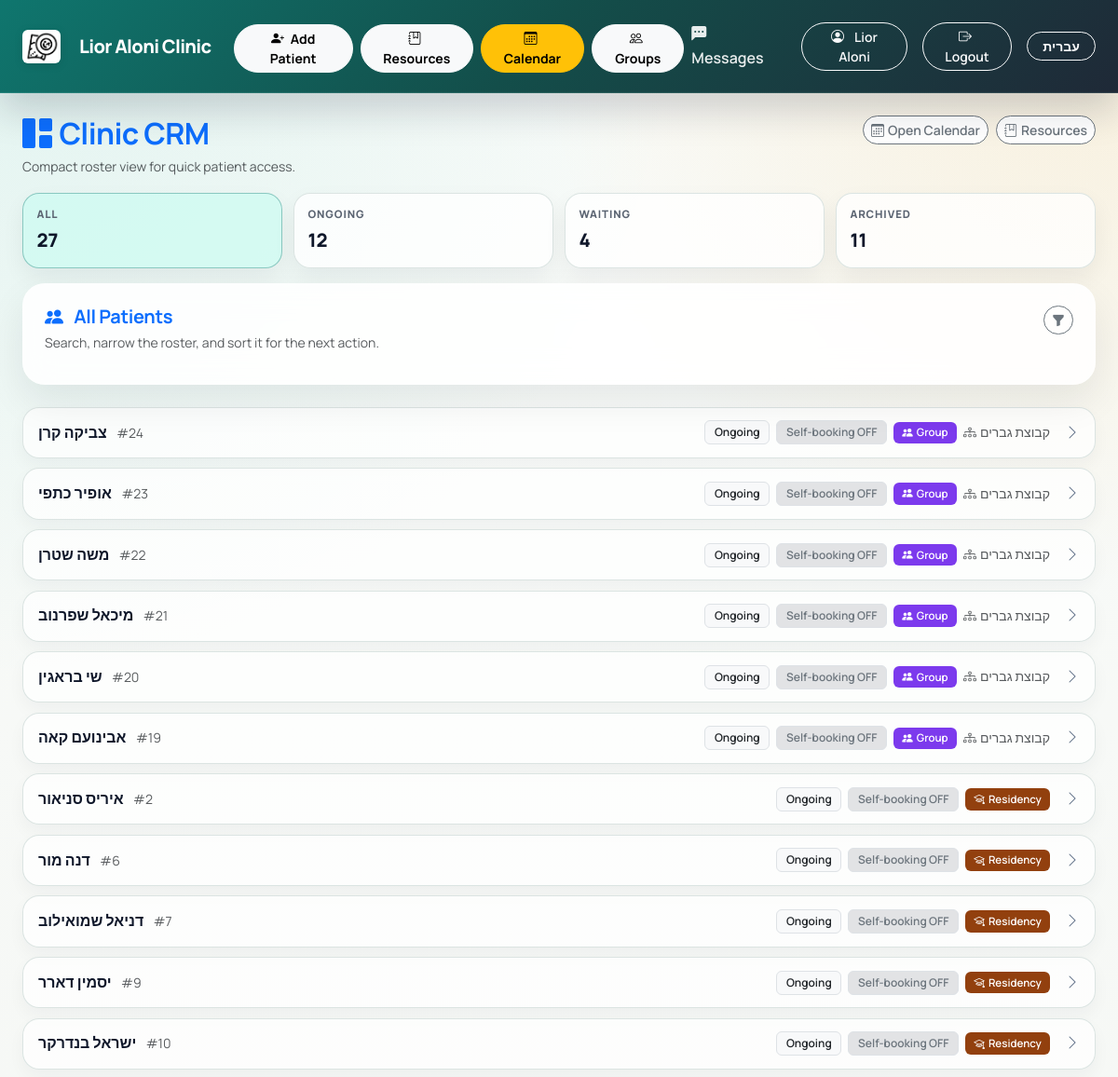
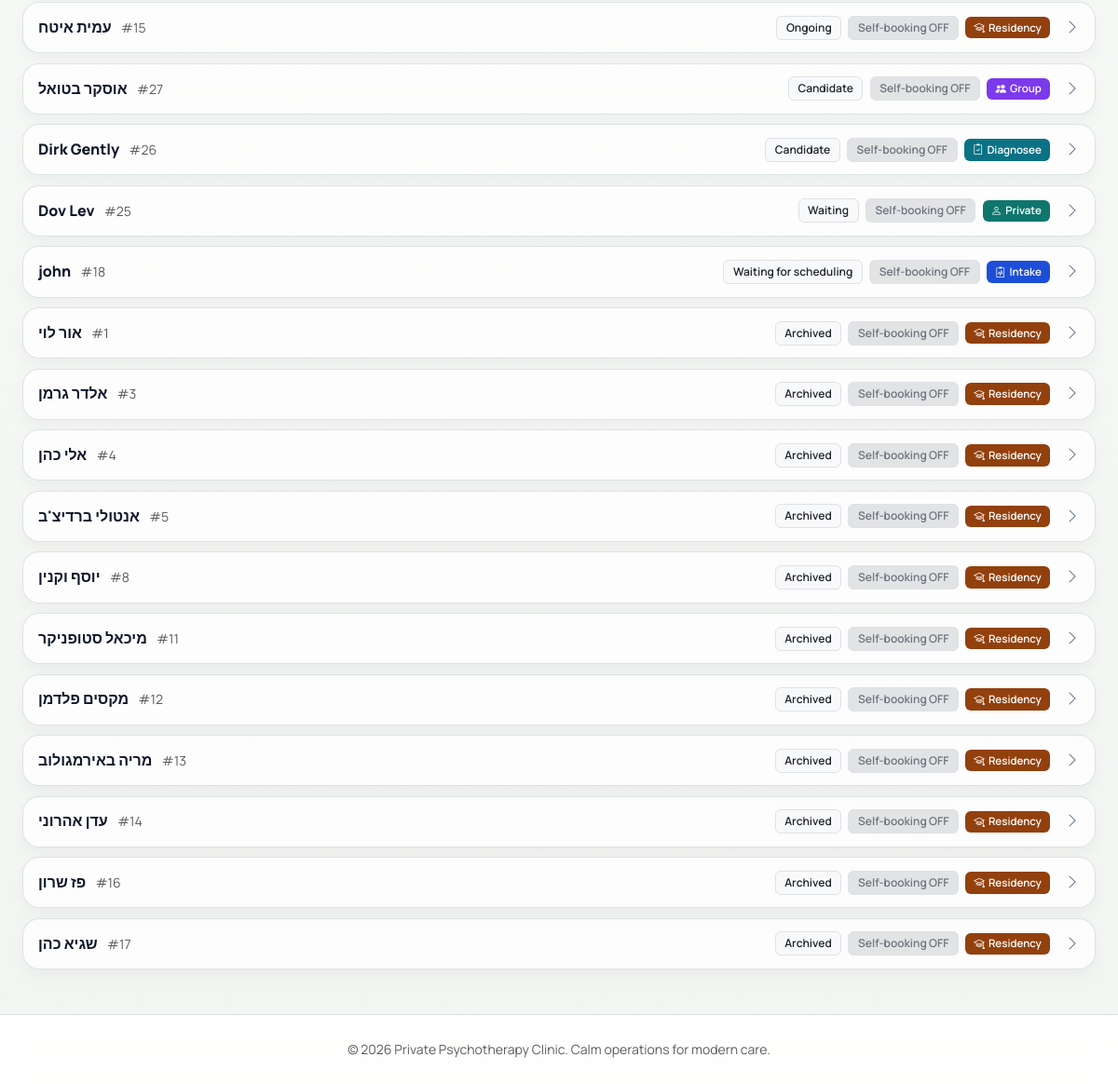
Page /crm (signed in) on the committed database (2 pictures, top to bottom).
### tables this page shows
CREATE TABLE users (
    id INTEGER PRIMARY KEY AUTOINCREMENT,
    username TEXT NOT NULL UNIQUE,
    display_name TEXT,
    password_hash TEXT NOT NULL,
    role TEXT NOT NULL CHECK(role IN ('admin', 'patient')),
    totp_secret TEXT,
    totp_enabled BOOLEAN DEFAULT 0,
    force_password_change BOOLEAN DEFAULT 0,
    email TEXT,
    phone TEXT,
    id_number TEXT,
    birth_date DATE,
    patient_id INTEGER,
    is_active BOOLEAN DEFAULT 1,
    created_at TIMESTAMP DEFAULT CURRENT_TIMESTAMP,
    FOREIGN KEY (patient_id) REFERENCES patients (id)
);

CREATE TABLE patients (
    id INTEGER PRIMARY KEY AUTOINCREMENT,
    name TEXT NOT NULL,
    email TEXT,
    phone TEXT,
    birth_date DATE,
    id_number TEXT,
    status TEXT NOT NULL, -- 'ongoing', 'archived', 'candidate'
    is_deleted BOOLEAN DEFAULT 0,
    deleted_at TIMESTAMP,
    can_self_schedule BOOLEAN DEFAULT 0,
    patient_type TEXT DEFAULT 'private',
    has_intake_tab BOOLEAN DEFAULT 0,
    intake_assessment TEXT,
    intake_questionnaire TEXT,
    created_at TIMESTAMP DEFAULT CURRENT_TIMESTAMP
, background TEXT, treatment_info TEXT);

### app.py (the view)
@app.route('/crm')
@login_required
def crm_dashboard():
    if current_user.role != 'admin':
        return redirect(url_for('patient_home'))
    db = get_db()
    saved_filters = session.get('crm_filters', {})
    status = request.args.get('status', saved_filters.get('status', 'all')).strip()
    patient_type = request.args.get('patient_type', saved_filters.get('patient_type', 'all')).strip()
    search_query = request.args.get('q', saved_filters.get('q', '')).strip()
    sort_by = request.args.get('sort', saved_filters.get('sort', 'status_priority')).strip()
    if status not in {'all', 'ongoing', 'candidate', 'waiting', 'waiting for scheduling', 'archived'}:
        status = 'all'
    if patient_type not in {'all', 'private', 'residency', 'initial-intake', 'diagnosee', 'group'}:
        patient_type = 'all'
    if sort_by not in {'status_priority', 'name_asc', 'name_desc', 'newest', 'oldest'}:
        sort_by = 'status_priority'
    session['crm_filters'] = {
        'status': status,
        'patient_type': patient_type,
        'q': search_query,
        'sort': sort_by
    }
    patients = fetch_patients_by_status(db, status, patient_type=patient_type, search_query=search_query, sort_by=sort_by, admin_user_id=current_user.id)
    counts_row = db.execute('''
        SELECT
            COUNT(*) AS all_count,
            SUM(CASE WHEN status = 'ongoing' THEN 1 ELSE 0 END) AS ongoing_count,
            SUM(CASE WHEN status IN ('candidate', 'waiting for scheduling', 'waiting') THEN 1 ELSE 0 END) AS candidate_waiting_count,
            SUM(CASE WHEN status = 'archived' THEN 1 ELSE 0 END) AS archived_count
        FROM patients
        WHERE COALESCE(is_deleted, 0) = 0
    ''').fetchone()
    counts = {
        'all': counts_row['all_count'] or 0,
        'ongoing': counts_row['ongoing_count'] or 0,
        'candidate_waiting': counts_row['candidate_waiting_count'] or 0,
        'archived': counts_row['archived_count'] or 0
    }
    reminders = send_appointment_reminders(db)
    return render_template('crm.html', patients=patients, status=status, counts=counts,
                           patient_type=patient_type, search_query=search_query, sort_by=sort_by,
                           reminders=reminders)

### templates/crm.html (shortened to what this page needs)
{% extends 'layout.html' %}
{% block content %}
<div class="d-flex justify-content-between align-items-start flex-wrap gap-3 mb-3">
    <div>
        <h2 class="mb-1 text-primary fw-bold"><i class="bi bi-grid-1x2-fill me-2"></i>{{ t('Clinic CRM') }}</h2>
        <p class="text-muted small mb-0">{{ t('Compact roster view for quick patient access.') }}</p>
    </div>
    <div class="d-flex flex-wrap gap-2">
        <a href="{{ url_for('weekly_calendar') }}" class="btn btn-outline-secondary bg-white btn-sm">
            <i class="bi bi-calendar3 me-1"></i>{{ t('Open Calendar') }}
        </a>
        <a href="{{ url_for('manage_resources') }}" class="btn btn-outline-secondary bg-white btn-sm">
            <i class="bi bi-journal-bookmark me-1"></i>{{ t('Resources') }}
        </a>
    </div>
</div>
<div class="crm-summary-strip mb-3">
    <a class="text-decoration-none" href="{{ url_for('crm_dashboard', status='all', patient_type=patient_type, q=search_query, sort=sort_by) }}">
        <div class="crm-summary-mini {% if status == 'all' %}active{% endif %}">
            <span class="crm-summary-label">{{ t('All') }}</span>
            <span class="crm-summary-value">{{ counts['all'] }}</span>
        </div>
    </a>
    <a class="text-decoration-none" href="{{ url_for('crm_dashboard', status='ongoing', patient_type=patient_type, q=search_query, sort=sort_by) }}">
        <div class="crm-summary-mini {% if status == 'ongoing' %}active{% endif %}">
            <span class="crm-summary-label">{{ t('Ongoing') }}</span>
            <span class="crm-summary-value">{{ counts['ongoing'] }}</span>
        </div>
    </a>
    <a class="text-decoration-none" href="{{ url_for('crm_dashboard', status='candidate', patient_type=patient_type, q=search_query, sort=sort_by) }}">
        <div class="crm-summary-mini {% if status in ['candidate', 'waiting', 'waiting for scheduling'] %}active{% endif %}">
            <span class="crm-summary-label">{{ t('Waiting') }}</span>
            <span class="crm-summary-value">{{ counts['candidate_waiting'] }}</span>
        </div>
    </a>
    <a class="text-decoration-none" href="{{ url_for('crm_dashboard', status='archived', patient_type=patient_type, q=search_query, sort=sort_by) }}">
        <div class="crm-summary-mini {% if status == 'archived' %}active{% endif %}">
            <span class="crm-summary-label">{{ t('Archived') }}</span>
            <span class="crm-summary-value">{{ counts['archived'] }}</span>
        </div>
    </a>
</div>
<div class="card border-0 shadow-sm mb-4">
    <div class="card-body p-3 p-lg-4">
        <div class="d-flex justify-content-between align-items-start flex-wrap gap-3 mb-2">
            <div>
                <h5 class="mb-1 fw-bold text-primary">
                    <i class="bi bi-people-fill me-2"></i>
                    {% if status == 'all' %}
                        {{ t('All Patients') }}
                    {% elif status in ['candidate', 'waiting for scheduling', 'waiting'] %}
                        {{ t('Candidates & Waiting') }}
                    {% else %}
                        {{ t(status|capitalize) }} {{ t('Patients') }}
                    {% endif %}
                </h5>
                <p class="text-muted small mb-0">{{ t('Search, narrow the roster, and sort it for the next action.') }}</p>
            </div>
            <button class="btn btn-sm btn-outline-secondary rounded-pill" type="button" data-bs-toggle="collapse" data-bs-target="#crmFiltersCollapse" aria-expanded="false" aria-controls="crmFiltersCollapse">
                <i class="bi bi-funnel-fill"></i>
            </button>
        </div>
    </div>
</div>
<div class="crm-patient-list" id="patientsContainer">
    {% for patient in patients %}
        <div class="crm-patient-row patient-card-clickable {% if patient['patient_type'] in ['initial-intake', 'diagnosee'] or patient['status'] == 'candidate' %}patient-status-candidate{% elif patient['status'] == 'ongoing' %}patient-status-ongoing{% elif patient['status'] in ['waiting for scheduling', 'waiting'] %}patient-status-waiting{% else %}patient-status-archived{% endif %}" data-href="{{ url_for('patient_detail', patient_id=patient['id'], tab='intake' if patient['patient_type'] in ['initial-intake', 'diagnosee'] or patient['has_intake_tab'] else 'info') }}">
            <div class="crm-patient-main">
                <div class="crm-patient-name-wrap">
                    <span class="crm-patient-name">{{ patient['name'] }}</span>
                    <span class="text-muted small">#{{ patient['id'] }}</span>
                </div>
                <div class="crm-patient-meta">
                    <span class="badge bg-light text-dark border">{{ t(patient['status']|capitalize) }}</span>
                    {% if patient['can_self_schedule'] %}
                    <span class="badge bg-success-subtle text-success border">Self-booking ON</span>
                    {% else %}
                    <span class="badge bg-secondary-subtle text-secondary border">Self-booking OFF</span>
                    {% endif %}
                    {% if patient['patient_type'] == 'residency' %}
                    <span class="badge" style="background:#92400e;font-size:0.72em;"><i class="bi bi-mortarboard me-1"></i>{{ t('Residency') }}</span>
                    {% elif patient['patient_type'] == 'group' %}
                    <span class="badge" style="background:#7c3aed;font-size:0.72em;"><i class="bi bi-people-fill me-1"></i>{{ t('Group') }}</span>
                    {% elif patient['patient_type'] == 'initial-intake' %}
                    <span class="badge" style="background:#1d4ed8;font-size:0.72em;"><i class="bi bi-clipboard2-pulse me-1"></i>{{ t('Intake') }}</span>
                    {% elif patient['patient_type'] == 'diagnosee' %}
                    <span class="badge" style="background:#0b7285;font-size:0.72em;"><i class="bi bi-clipboard2-check me-1"></i>{{ t('Diagnosee') }}</span>
                    {% else %}
                    <span class="badge" style="background:#0f766e;font-size:0.72em;"><i class="bi bi-person me-1"></i>{{ t('Private') }}</span>
                    {% endif %}
                    {% if patient['group_names'] %}
                    <span class="text-muted small"><i class="bi bi-diagram-3 me-1"></i>{{ patient['group_names'] }}</span>
                    {% endif %}
                </div>
            </div>
            <span class="crm-patient-arrow"><i class="bi bi-chevron-right"></i></span>
        </div>
    {% endfor %}
</div>
{% endblock %}

### templates/layout.html (shortened to what this page needs)
<!doctype html>
<html lang="{{ lang }}" data-density="{{ ui_density or 'balanced' }}" {% if lang == 'he' %}dir="rtl"{% endif %}>
<head>
    {% if lang == 'he' %}
    <link rel="stylesheet" href="https://cdn.jsdelivr.net/npm/bootstrap@5.3.3/dist/css/bootstrap.rtl.min.css">
    <link href="https://fonts.googleapis.com/css2?family=Heebo:wght@400;500;600;700;800&display=swap" rel="stylesheet">
    <style>
        body, button, input, select, textarea, .btn, .nav-link, .badge, .form-control, .form-select { font-family: 'Heebo', sans-serif !important; }
    </style>
    {% else %}
    <link href="https://cdn.jsdelivr.net/npm/bootstrap@5.3.3/dist/css/bootstrap.min.css" rel="stylesheet">
    {% endif %}
    <link rel="stylesheet" href="https://cdn.jsdelivr.net/npm/bootstrap-icons@1.11.3/font/bootstrap-icons.min.css">
    <link rel="stylesheet" href="{{ url_for('static', filename='style.css') }}">
</head>
<body>
    <nav class="navbar navbar-expand-lg navbar-dark bg-primary mb-4 sticky-top">
        <div class="container-fluid app-container px-3 px-xl-4">
            <a class="navbar-brand d-flex align-items-center" href="{% if current_user.is_authenticated and current_user.role == 'admin' %}{{ url_for('crm_dashboard') }}{% else %}{{ url_for('index') }}{% endif %}">
                <img src="{{ url_for('static', filename='logo.png') }}" alt="logo" style="height:36px;width:auto;object-fit:contain;" class="me-2 rounded">
                <span>{% if lang == 'he' %}ליאור אלוני{% else %}Lior Aloni Clinic{% endif %}</span>
            </a>
            <div class="collapse navbar-collapse" id="navbarNav">
                <ul class="navbar-nav me-auto">
                    {% if current_user.is_authenticated and current_user.role == 'admin' %}
                        <li class="nav-item ms-lg-2">
                            <a class="btn btn-light btn-sm mt-1 fw-bold" href="{{ url_for('add_patient') }}">
                                <i class="bi bi-person-plus-fill me-1"></i> {{ t('Add Patient') }}
                            </a>
                        </li>
                        <li class="nav-item ms-lg-2">
                            <a class="btn btn-light btn-sm mt-1 fw-bold" href="{{ url_for('manage_resources') }}">
                                <i class="bi bi-journal-bookmark me-1"></i> {{ t('Resources') }}
                            </a>
                        </li>
                        <li class="nav-item ms-lg-2">
                            <a class="btn btn-warning btn-sm mt-1 fw-bold" href="{{ url_for('weekly_calendar') }}">
                                <i class="bi bi-calendar3 me-1"></i> Calendar
                            </a>
                        </li>
                        <li class="nav-item ms-lg-2">
                            <a class="btn btn-light btn-sm mt-1 fw-bold" href="{{ url_for('groups_dashboard') }}">
                                <i class="bi bi-people me-1"></i> Groups
                            </a>
                        </li>
                    {% elif current_user.is_authenticated and current_user.role == 'patient' %}
                        <li class="nav-item">
                            <a class="nav-link" href="{{ url_for('weekly_calendar') }}">
                                <i class="bi bi-calendar3 me-1"></i> Calendar
                            </a>
                        </li>
                    {% endif %}
                </ul>
                <ul class="navbar-nav ms-auto align-items-center">
                    {% if current_user.is_authenticated %}
                        <li class="nav-item me-3">
                            <a href="#" class="nav-link text-white small" data-bs-toggle="offcanvas" data-bs-target="#messagesOffcanvas" aria-controls="messagesOffcanvas">
                                <i class="bi bi-chat-left-dots-fill me-1"></i> {{ t('Messages') }}
                            </a>
                        </li>
                        <li class="nav-item me-3">
                            {% if current_user.role == 'admin' %}
                            <a class="btn btn-outline-light btn-sm rounded-pill" href="{{ url_for('admin_profile') }}">
                                <i class="bi bi-person-circle me-1"></i>
                                {{ current_user.display_name or current_user.username }}
                            </a>
                            {% else %}
                            <span class="nav-link text-white-50 small">
                                <i class="bi bi-person-circle me-1"></i> {{ current_user.username }}
                            </span>
                            {% endif %}
                        </li>
                        <li class="nav-item">
                            <a class="btn btn-outline-light btn-sm rounded-pill px-3" href="{{ url_for('logout') }}">
                                <i class="bi bi-box-arrow-right me-1"></i> {{ t('Logout') }}
                            </a>
                        </li>
                    {% else %}
                        <li class="nav-item">
                            <a class="btn btn-outline-light btn-sm rounded-pill px-4" href="{{ url_for('login') }}">{{ t('Login') }}</a>
                        </li>
                    {% endif %}
                    <li class="nav-item ms-3">
                        <a href="{{ url_for('set_lang', lang='he' if lang == 'en' else 'en') }}" class="btn btn-sm btn-outline-light">
                            {% if lang == 'en' %}עברית{% else %}English{% endif %}
                        </a>
                    </li>
                </ul>
            </div>
        </div>
    </nav>
    <main class="container-fluid app-container app-shell mb-5 px-3 px-xl-4">
        {% block content %}{% endblock %}
    </main>
    <footer class="py-4 mt-auto">
        <div class="container-fluid app-container text-center px-3 px-xl-4">
             <span class="text-muted small">© 2026 Private Psychotherapy Clinic. Calm operations for modern care.</span>
        </div>
    </footer>
    <div class="toast-container position-fixed bottom-0 end-0 p-3" id="notificationContainer"></div>
</body>
</html>

### rows in the picture
users: display_name "Lior Aloni"
patients: status "WAITING", name "Dov Lev", id "25", status "Waiting", can_self_schedule "Self-booking OFF", patient_type "Private"
patients: name "צביקה קרן", id "24", status "Ongoing", can_self_schedule "Self-booking OFF", patient_type "Group", group_names "קבוצת גברים"
patients: name "אופיר כתפי", id "23", status "Ongoing", can_self_schedule "Self-booking OFF", patient_type "Group", group_names "קבוצת גברים"
patients: name "משה שטרן", id "22", status "Ongoing", can_self_schedule "Self-booking OFF", patient_type "Group", group_names "קבוצת גברים"
patients: name "מיכאל שפרנוב", id "21", status "Ongoing", can_self_schedule "Self-booking OFF", patient_type "Group", group_names "קבוצת גברים"
patients: name "שי בראגין", id "20", status "Ongoing", can_self_schedule "Self-booking OFF", patient_type "Group", group_names "קבוצת גברים"
patients: name "אבינועם קאה", id "19", status "Ongoing", can_self_schedule "Self-booking OFF", patient_type "Group", group_names "קבוצת גברים"
patients: name "איריס סניאור", id "2", status "Ongoing", can_self_schedule "Self-booking OFF", patient_type "Residency"
patients: name "דנה מור", id "6", status "Ongoing", can_self_schedule "Self-booking OFF", patient_type "Residency"
patients: name "דניאל שמואילוב", id "7", status "Ongoing", can_self_schedule "Self-booking OFF", patient_type "Residency"
patients: name "יסמין דארר", id "9", status "Ongoing", can_self_schedule "Self-booking OFF", patient_type "Residency"
patients: name "ישראל בנדרקר", id "10", status "Ongoing", can_self_schedule "Self-booking OFF", patient_type "Residency"
patients: name "עמית איטח", id "15", status "Ongoing", can_self_schedule "Self-booking OFF", patient_type "Residency"
patients: name "אוסקר בטואל", id "27", status "Candidate", can_self_schedule "Self-booking OFF", patient_type "Group"
patients: name "Dirk Gently", id "26", status "Candidate", can_self_schedule "Self-booking OFF", patient_type "Diagnosee"
patients: name "john", id "18", status "Waiting for scheduling", can_self_schedule "Self-booking OFF", t "Intake"
patients: name "אור לוי", id "1", status "Archived", can_self_schedule "Self-booking OFF", patient_type "Residency"
patients: name "אלדר גרמן", id "3", status "Archived", can_self_schedule "Self-booking OFF", patient_type "Residency"
patients: name "אלי כהן", id "4", status "Archived", can_self_schedule "Self-booking OFF", patient_type "Residency"
patients: name "אנטולי ברדיצ'ב", id "5", status "Archived", can_self_schedule "Self-booking OFF", patient_type "Residency"
patients: name "יוסף וקנין", id "8", status "Archived", can_self_schedule "Self-booking OFF", patient_type "Residency"
patients: name "מיכאל סטופניקר", id "11", status "Archived", can_self_schedule "Self-booking OFF", patient_type "Residency"
patients: name "מקסים פלדמן", id "12", status "Archived", can_self_schedule "Self-booking OFF", patient_type "Residency"
patients: name "מריה באירמגולוב", id "13", status "Archived", can_self_schedule "Self-booking OFF", patient_type "Residency"
patients: name "עדן אהרוני", id "14", status "Archived", can_self_schedule "Self-booking OFF", patient_type "Residency"
patients: name "פז שרון", id "16", status "Archived", can_self_schedule "Self-booking OFF", patient_type "Residency"
patients: name "שגיא כהן", id "17", status "Archived", can_self_schedule "Self-booking OFF", patient_type "Residency"

### other values in the picture
{{ t('Add Patient') }} "Add Patient"
{{ t('Resources') }} "Resources"
{{ t('Messages') }} "Messages"
{{ t('Logout') }} "Logout"
{{ t('Clinic CRM') }} "Clinic CRM"
{{ t('Compact roster view for quick patient access.') }} "Compact roster view for quick patient access."
{{ t('Open Calendar') }} "Open Calendar"
{{ t('All') }} "ALL"
{{ counts['all'] }} "27"
{{ t('Ongoing') }} "ONGOING"
{{ counts['ongoing'] }} "12"
{{ counts['candidate_waiting'] }} "4"
{{ t('Archived') }} "ARCHIVED"
{{ counts['archived'] }} "11"
{{ t('All Patients') }} "All Patients"
